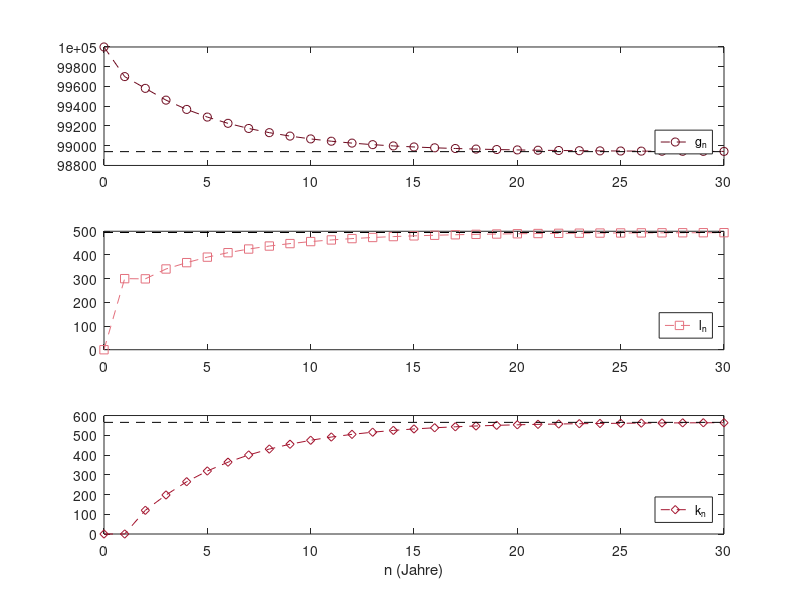

This figure's MATLAB source:
% Abb. 2.11: Krankheitsverlauf mit stationärem Zustand (Buch, Abschnitt 2.3, Gl. 2.8)
% Der stationäre Zustand x* = A x* ist ein Eigenvektor zum Eigenwert 1, skaliert auf 100000 Personen
% (c) 2026 Philipp Kügler · Programm zum Buch „Dynamische Systeme in den Lebenswissenschaften“ · MIT-Lizenz (siehe LICENSE)
A = [0.997 0.6 0;
     0.003 0   0.35;
     0     0.4 0.65];
[V, D] = eig(A);
w = diag(D);
fprintf('Eigenwerte: '); fprintf('%.4f  ', sort(real(w))); fprintf('\n');
[~, i1] = min(abs(w - 1));
v = real(V(:, i1));                      % Eigenvektor zum Eigenwert 1
xs = v / sum(v) * 100000;
fprintf('stationärer Zustand x* = (%.0f, %.0f, %.0f)\n', xs);

N = 30;
X = zeros(3, N + 1); X(:, 1) = [100000; 0; 0];
for k = 1:N
    X(:, k + 1) = A * X(:, k);
end
namen = {'g_n', 'l_n', 'k_n'};
farben = [0.43 0.04 0.12; 0.89 0.44 0.49; 0.64 0.08 0.18]; marker = 'osd';
for i = 1:3
    subplot(3, 1, i);
    plot(0:N, X(i, :), ['--' marker(i)], 'Color', farben(i, :)); hold on
    plot([0 N], xs(i) * [1 1], 'k--'); hold off
    legend(namen{i}, 'Location', 'southeast');
end
xlabel('n (Jahre)');
